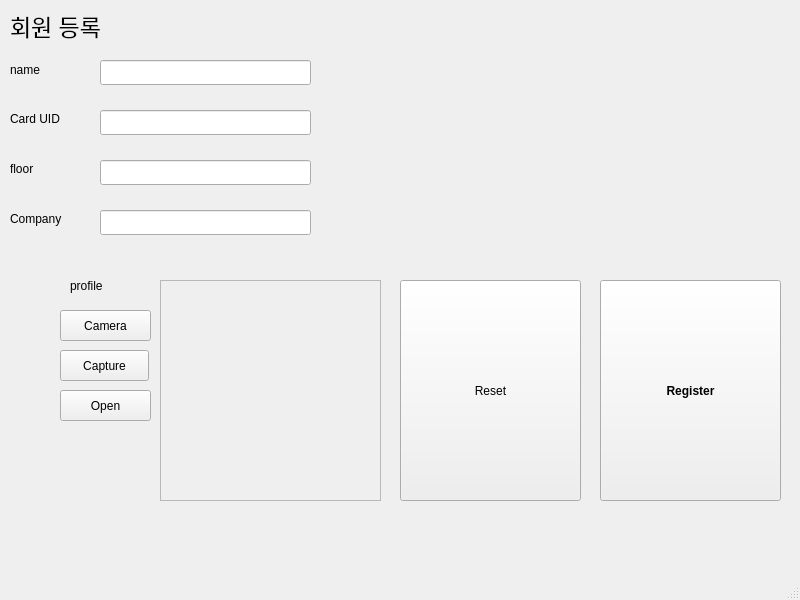
<?xml version="1.0" encoding="UTF-8"?>
<ui version="4.0">
 <class>MainWindow</class>
 <widget class="QMainWindow" name="MainWindow">
  <property name="geometry">
   <rect>
    <x>0</x>
    <y>0</y>
    <width>800</width>
    <height>600</height>
   </rect>
  </property>
  <property name="windowTitle">
   <string>MainWindow</string>
  </property>
  <widget class="QWidget" name="centralwidget">
   <widget class="QLabel" name="label_6">
    <property name="geometry">
     <rect>
      <x>10</x>
      <y>60</y>
      <width>91</width>
      <height>20</height>
     </rect>
    </property>
    <property name="text">
     <string>name</string>
    </property>
   </widget>
   <widget class="QPushButton" name="camButton">
    <property name="geometry">
     <rect>
      <x>60</x>
      <y>310</y>
      <width>91</width>
      <height>31</height>
     </rect>
    </property>
    <property name="text">
     <string>Camera</string>
    </property>
   </widget>
   <widget class="QLabel" name="label_2">
    <property name="geometry">
     <rect>
      <x>10</x>
      <y>110</y>
      <width>67</width>
      <height>17</height>
     </rect>
    </property>
    <property name="text">
     <string>Card UID</string>
    </property>
   </widget>
   <widget class="QLabel" name="label_3">
    <property name="geometry">
     <rect>
      <x>10</x>
      <y>160</y>
      <width>67</width>
      <height>17</height>
     </rect>
    </property>
    <property name="text">
     <string>floor</string>
    </property>
   </widget>
   <widget class="QLabel" name="label_4">
    <property name="geometry">
     <rect>
      <x>70</x>
      <y>270</y>
      <width>71</width>
      <height>31</height>
     </rect>
    </property>
    <property name="text">
     <string>profile</string>
    </property>
   </widget>
   <widget class="QLabel" name="label_5">
    <property name="geometry">
     <rect>
      <x>10</x>
      <y>10</y>
      <width>91</width>
      <height>31</height>
     </rect>
    </property>
    <property name="font">
     <font>
      <family>Ubuntu</family>
      <pointsize>17</pointsize>
     </font>
    </property>
    <property name="text">
     <string>회원 등록</string>
    </property>
   </widget>
   <widget class="QPushButton" name="regiButton">
    <property name="geometry">
     <rect>
      <x>600</x>
      <y>280</y>
      <width>181</width>
      <height>221</height>
     </rect>
    </property>
    <property name="font">
     <font>
      <weight>75</weight>
      <bold>true</bold>
     </font>
    </property>
    <property name="text">
     <string>Register</string>
    </property>
   </widget>
   <widget class="QPushButton" name="openButton">
    <property name="geometry">
     <rect>
      <x>60</x>
      <y>390</y>
      <width>91</width>
      <height>31</height>
     </rect>
    </property>
    <property name="text">
     <string>Open</string>
    </property>
   </widget>
   <widget class="QLabel" name="label">
    <property name="geometry">
     <rect>
      <x>160</x>
      <y>280</y>
      <width>221</width>
      <height>221</height>
     </rect>
    </property>
    <property name="frameShape">
     <enum>QFrame::StyledPanel</enum>
    </property>
    <property name="text">
     <string/>
    </property>
   </widget>
   <widget class="QPushButton" name="resetButton">
    <property name="geometry">
     <rect>
      <x>400</x>
      <y>280</y>
      <width>181</width>
      <height>221</height>
     </rect>
    </property>
    <property name="text">
     <string>Reset</string>
    </property>
   </widget>
   <widget class="QLabel" name="label_7">
    <property name="geometry">
     <rect>
      <x>10</x>
      <y>210</y>
      <width>67</width>
      <height>17</height>
     </rect>
    </property>
    <property name="text">
     <string>Company</string>
    </property>
   </widget>
   <widget class="QLineEdit" name="nameEdit">
    <property name="geometry">
     <rect>
      <x>100</x>
      <y>60</y>
      <width>211</width>
      <height>25</height>
     </rect>
    </property>
   </widget>
   <widget class="QLineEdit" name="uidEdit">
    <property name="geometry">
     <rect>
      <x>100</x>
      <y>110</y>
      <width>211</width>
      <height>25</height>
     </rect>
    </property>
   </widget>
   <widget class="QLineEdit" name="floorEdit">
    <property name="geometry">
     <rect>
      <x>100</x>
      <y>160</y>
      <width>211</width>
      <height>25</height>
     </rect>
    </property>
   </widget>
   <widget class="QLineEdit" name="companyEdit">
    <property name="geometry">
     <rect>
      <x>100</x>
      <y>210</y>
      <width>211</width>
      <height>25</height>
     </rect>
    </property>
   </widget>
   <widget class="QPushButton" name="capButton">
    <property name="geometry">
     <rect>
      <x>60</x>
      <y>350</y>
      <width>89</width>
      <height>31</height>
     </rect>
    </property>
    <property name="text">
     <string>Capture</string>
    </property>
   </widget>
  </widget>
  <widget class="QMenuBar" name="menubar">
   <property name="geometry">
    <rect>
     <x>0</x>
     <y>0</y>
     <width>800</width>
     <height>22</height>
    </rect>
   </property>
  </widget>
  <widget class="QStatusBar" name="statusbar"/>
 </widget>
 <resources/>
 <connections/>
</ui>
